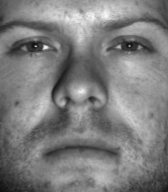
#> input picture Project2/faces_training/face01.pgm, 168 x 192 px
$ jupyter execute --allow-errors final-Copy1.ipynb
#> lines starting #> are read from the running program, lines starting #| are printed output that depends on the picture; long printed decimals are rounded
[cell 1]
import os
import sys
import glob
import cv2
import matplotlib.pyplot as plt # 주피터 환경에서 이미지 열어주는거
import numpy as np

[cell 2]
# 이미지를 전부 읽어와서 하나로 합친다.
train_images = []

image = cv2.imread('faces_training/face01.pgm', cv2.IMREAD_GRAYSCALE)
#> image is the input picture: shape (192, 168); min 14, max 249, mean 125.4
train_images.append(image)

length, height = image.shape
#> length = 192; height = 168
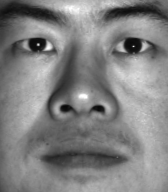
#> input picture Project2/faces_training/face02.pgm, 168 x 192 px
#> further down, x is the input picture: shape (192, 168); min 8, max 255, mean 129.8
image = image.reshape((1, length * height * 1))

#> (the rest of this cell did not finish here and is left out)

[cell 3]
print("######### Step1 #########\n")

def computeDimensions(img, percent=0.9):

    # computing eigenvalues and eigenvectors of covariance matrix
#> called with img = array of shape (3, 32256), percent = 0.95
    matrix = (img - np.mean(img.T, axis=1)).T # subtract the mean (along columns)

    [eigvals, eigvec] = np.linalg.eig(np.cov(img))
#> eigvals = [3549.9, 413, 1214.9]; eigvec = [[-0.539, -0.771, 0.34], [-0.508, -0.0243, -0.861], [-0.672, 0.637, 0.379]]

    whole_nom_of_pc = np.size(eigvec, axis=0)
#> whole_nom_of_pc = 3

    eigvals = sorted(eigvals)
#> eigvals = [413, 1214.9, 3549.9]
    eigvals = eigvals[::-1]
#> eigvals = [3549.9, 1214.9, 413]

    ssum = 0
    numPc=0
    sumvar = sum(eigvals)
#> sumvar = 5177.8

    for i in range(whole_nom_of_pc):
        ssum += eigvals[i]
        print(eigvals[i])
        numPc += 1
        # print(f"현재 고유 값{i} : {eigvals[i]}")
        if(ssum/sumvar >= percent):
            print("확률 : ",ssum/sumvar)
            break
#> this loop made 3 passes
#> ssum on passes 1 to 3: 3549.9, 4764.9, 5177.8
#| 3549.927
#| 1214.948
#| 412.972
#| 확률 :  1.0
#> after the loop, numPc = 3; ssum = 5177.8

    print("전체 차원 수 ", whole_nom_of_pc)
#| 전체 차원 수  3
    print("선택된 차원 수 ", numPc)
#| 선택된 차원 수  3
    return numPc

perc = 0.95
numPc = computeDimensions(image, perc)
#> numPc = 3
# print(f"nput Percentage: {sys.argv[1]}")
print(f"Input Percentage: {perc}\n")
print(f"Selected Dimansion : {numPc}\n")
#| Selected Dimansion : 3

[cell 4]
# for step2,
# reconsturct 함수
def princomp(img, pc_limit=0):

    # computing eigenvalues and eigenvectors of covariance matrix
    matrix = (img - np.mean(img.T, axis=1)).T # subtract the mean (along columns)

    [eigvals,eigvecs] = np.linalg.eig(np.cov(matrix))

    whole_num_pc = np.size(eigvecs,axis=1)

    sortEigvals = sorted(eigvals) # 고유값을 정렬한다.
    sortEigvals = sortEigvals[::-1]       # in ascending order. 순서를 높은게 앞에 오도록 변경
    # sorting eigenvectors according to the sorted eigenvalues
    # 고유값이 정렬된 순서에 따라 대응하는 고유벡터들도 정렬한다.
    # coeff = coeff[:,sortEigvals]

    # eigvals = eigvals[sortEigvals] # sorting eigenvalues
    if pc_limit < whole_num_pc and pc_limit >= 0:
        eigvecs = eigvecs[:,range(pc_limit)] # 입력된 pc 개수에 따라 선택한다.
        eigvals = eigvals[:pc_limit]

    print(eigvecs.shape)
    score = np.dot(eigvecs.T,matrix) # projection of the data in the new space
    final = np.dot(eigvecs, score).T + np.mean(img, axis=0)
    return eigvecs,score,eigvals, final

[cell 5]
final_list = []

#> (the rest of this cell did not finish here and is left out)

[cell 6]
test01 = cv2.imread('faces_test/test02.pgm', cv2.IMREAD_GRAYSCALE)
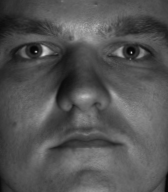
#> input picture Project2/faces_test/test02.pgm, 168 x 192 px
#> test01 is the input picture: shape (192, 168); min 3, max 216, mean 83.8

print(len(final_list))
#| 3
print(final_list[0].shape)
#| (192, 168)
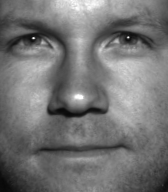
#> input picture Project2/faces_test/test01.pgm, 168 x 192 px
#> further down, test01 is the input picture: shape (192, 168); min 8, max 255, mean 116.5
print("######### Step3 #########")
row, col = test01.shape
#> (the rest of this cell did not finish here and is left out)

[cell 7]
test01 = cv2.imread('faces_test/test01.pgm', cv2.IMREAD_GRAYSCALE)

eigenvector, score, eigenvalue, tf = princomp(test01, numPc)
#> call 4 of princomp, with pc_limit = 3
#> in princomp (call 4), `matrix = (img - np.mean(img.T, axis=1)).T`:
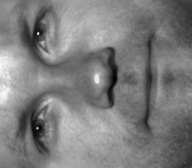
#> matrix: shape (168, 192) float64; min -127.8, max 131.3, mean 0; drawn with min black and max white
#> in princomp (call 4), `[eigvals,eigvecs] = np.linalg.eig(np.cov(matrix))`:
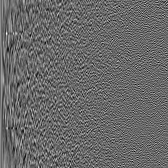
#> eigvecs: shape (168, 168) float64; min -0.292, max 0.417, mean 0.00074; drawn with min black and max white
#> in princomp (call 4), `[eigvals,eigvecs] = np.linalg.eig(np.cov(matrix))`: eigvals = 168 values, max 123956.2 at index 0, min 0.00609 at index 136, mean 1396
#> in princomp (call 4), `sortEigvals = sorted(eigvals)`: sortEigvals = 168 values from 0.00609 to 123956.2
#> in princomp (call 4), `sortEigvals = sortEigvals[::-1]`: sortEigvals = 168 values, max 123956.2 at index 0, min 0.00609 at index 167, mean 1396
#> in princomp (call 4), `eigvecs = eigvecs[:,range(pc_limit)]`: eigvecs = 168 rows, first 8: [0.0633, -0.00364, 0.101], [0.0642, -0.00141, 0.107], [0.0643, 0.00229, 0.108], [0.0635, 0.00365, 0.11], [0.0636, 0.00272, 0.112], [0.0632, 0.00133, 0.117], [0.0637, 0.000747, 0.122], [0.0652, -0.000754, 0.123]
#> in princomp (call 4), `eigvals = eigvals[:pc_limit]`: eigvals = [123956.2, 64773.8, 15784.4]
#| (168, 3)
#> in princomp (call 4), `final = np.dot(eigvecs, score).T + np.mean(img, axis=0)`:
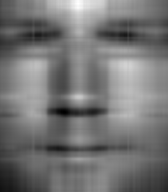
#> final: shape (192, 168) float64; min -4.42, max 258.9, mean 116.5; drawn with min black and max white
#> eigenvector has the same summary as eigvecs in princomp; eigenvalue = [123956.2, 64773.8, 15784.4]

print(len(final_list))
#| 3
print(final_list[0].shape)
#| (192, 168)
#> `image = np.concatenate([image, temp], axis=1)`: image = 32256 pairs, first value 14 to 249, second value 8 to 255
#> `imagett = np.concatenate([imagett, temp], axis=1)`: imagett = 32256 pairs, first value 8 to 255, second value 3 to 216

row, col = test01.shape
distances = []
#> (the rest of this cell did not finish here and is left out)

[cell 8]
import os
import sys
import glob
import cv2
import matplotlib.pyplot as plt # 주피터 환경에서 이미지 열어주는거
import numpy as np

STUDENT_CODE = '2017147505'
FILE_NAME = 'output.txt'
if not os.path.exists(STUDENT_CODE):
    os.mkdir(STUDENT_CODE)
f = open(os.path.join(STUDENT_CODE, FILE_NAME),'w')

# f.write("aaa")
# f.close()
# 이미지를 전부 읽어와서 vectorize한 다음 하나로 합친다.
train_images = []

image = cv2.imread("faces_training/face01.pgm", cv2.IMREAD_GRAYSCALE)
train_images.append(image)

length, height = image.shape
image = image.reshape((length * height * 1, 1))

#> (the rest of this cell did not finish here and is left out)

import matplotlib.pyplot as plt # 주피터 환경에서 이미지 열어주는거

for n in range(2):
    plt.title("test")
    plt.imshow(train_images[n], cmap='gray')
    plt.show()

    U, S, V = np.linalg.svd(train_images[n])

    im = np.dot(np.dot(U[:,:25],np.diag(S[:25])),V[:25,:])

    plt.title("test")
    plt.imshow(im, cmap='gray')
    plt.show()


[cell 9]
import matplotlib.pyplot as plt # 주피터 환경에서 이미지 열어주는거

f = open(os.path.join(STUDENT_CODE, FILE_NAME),'w')

print("######### Step2 #########")
f.write("######### Step2 #########\n")

print("Reconstruction error")
f.write("Reconstruction error\n")

re_error = []
re_imgs = []

#> (the rest of this cell did not finish here and is left out)

[cell 10]
print("######### Step3 #########")

# 우선 test 의 이미지도 reconstruct 한다.
###
# [33 lines left out: function princomp, not called in this run]

###


test_images = []

imagett = cv2.imread("faces_test/test01.pgm", cv2.IMREAD_GRAYSCALE)
test_images.append(image)

length, height = imagett.shape
imagett = imagett.reshape((length * height * 1, 1))

#> (the rest of this cell did not finish here and is left out)

[cell 11]
print("######### Step3 #########")

# 우선 test 의 이미지도 reconstruct 한다.
###
# [33 lines left out: function princomp, not called in this run]

###


test_images = []

imagett = cv2.imread("faces_test/test01.pgm", cv2.IMREAD_GRAYSCALE)
test_images.append(image)

length, height = imagett.shape
imagett = imagett.reshape((length * height * 1, 1))

#> (the rest of this cell did not finish here and is left out)

[cell 12]
print("######### Step1 #########\n")

def computeDimensions(img, percent=0.9):

    # computing eigenvalues and eigenvectors of covariance matrix
    matrix = (img - np.mean(img.T, axis=1)).T # subtract the mean (along columns)

    [eigvals, eigvec] = np.linalg.eig(np.cov(img))

    whole_nom_of_pc = np.size(eigvec, axis=0)

    eigvals = sorted(eigvals)
    eigvals = eigvals[::-1]

    ssum = 0
    numPc=0
    sumvar = sum(eigvals)

    print(sum(eigvals))

    for i in range(whole_nom_of_pc):
        ssum += eigvals[i]
        numPc += 1
        if(ssum/sumvar >= percent):
            print("확률 : ",ssum/sumvar)
            break

    print("전체 차원 수 ", whole_nom_of_pc)
    print("선택된 차원 수 ", numPc)
    return numPc

perc = 0.95
#> (the rest of this cell did not finish here and is left out)

[cell 13]
image = cv2.imread("faces_training/face01.pgm", cv2.IMREAD_GRAYSCALE)

U, S, V = np.linalg.svd(image, full_matrices=False)
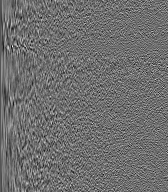
#> U: shape (192, 168) float64; min -0.315, max 0.406, mean -0.000419; drawn with min black and max white
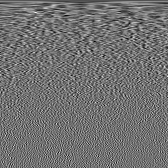
#> V: shape (168, 168) float64; min -0.295, max 0.367, mean -0.000451; drawn with min black and max white
#> S = 168 values, max 22888.9 at index 0, min 1.54 at index 167, mean 273

im = np.dot(U, np.dot(np.diag(S), V))

re_err_sum = 0
for i in range(row):
    for j in range(col):
        re_err_sum += (np.abs(train_images[0][i][j]) - im[i][j])**2
#> after the loop, re_err_sum = 1.28e-21

print(np.abs(re_err_sum)/(row*col))
#| 3.961019690434586e-26

plt.title("test")
plt.imshow(im, cmap='gray')
plt.show()

plt.title("test")
plt.imshow(train_images[0], cmap='gray')
plt.show()

[cell 14]
import matplotlib.pyplot as plt # 주피터 환경에서 이미지 열어주는거

f = open(os.path.join(STUDENT_CODE, FILE_NAME),'w')

print("######### Step2 #########")
f.write("######### Step2 #########\n")

print("Reconstruction error")
f.write("Reconstruction error\n")

re_error = []
re_imgs = []
print(f"{length}, {height}")
#| 192, 168
